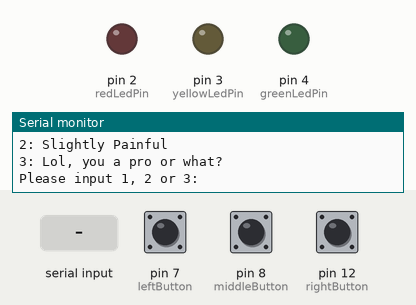
Bench run of a program on a simulated Arduino Uno, built with avr-gcc and run on an emulated ATmega328P. On the bench: output pins drawn as LEDs (lit = HIGH), the last lines printed to the serial monitor. The inputs (shaded band) are chosen by the test bench; at power-on: pin 12 (rightButton) HIGH, pin 7 (leftButton) HIGH, pin 8 (middleButton) HIGH. Random numbers use the default seed unless the program sets one.

Above: at 5.4 s.
5.5 s: "30,150\n" received over Serial
At 8.3 s:
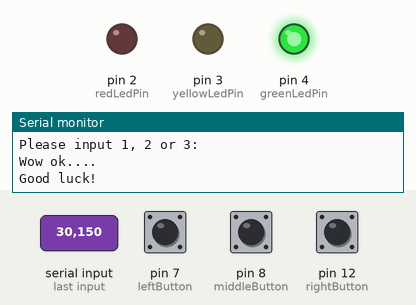
8.5 s: pin 12 (rightButton) pulsed LOW 5 times (0.12 s each, 0.3 s apart)
At 12.2 s:
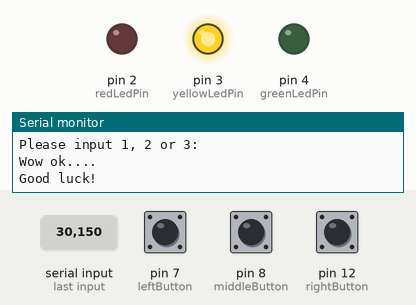
13.0 s: pin 7 (leftButton) pulled LOW for 1 s
At 13.7 s:
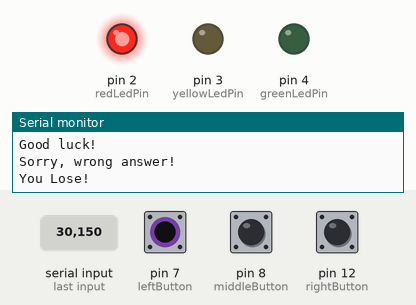
Timing chart, 0 to 16.0 s (numbered marks = the images above; inputs shaded):
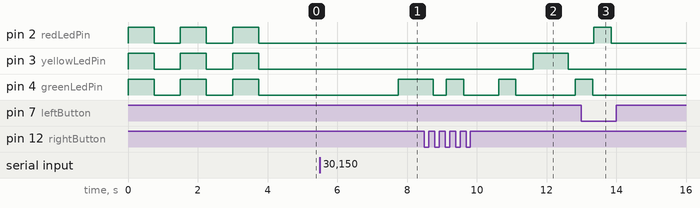

The program:

main.cpp
```cpp
#include <Arduino.h>
#include <ezButton.h>

const int redLedPin = 2;
const int yellowLedPin = 3;
const int greenLedPin = 4;


int whichLightComputer = 0; // een int die opslaat welk lampje de computer kiest en in de array opslaat
                            // rood = 1, geel = 2, groen = 3
int whichLightPlayer = 0;

int computerSequenceEasy[8] = {0, 0, 0, 0, 0, 0, 0, 0};
int playerSequenceEasy[8] = {0, 0, 0, 0, 0, 0, 0, 0};

int computerSequenceMedium[12] = {0, 0, 0, 0, 0, 0, 0, 0, 0, 0, 0, 0};
int playerSequenceMedium[12] = {0, 0, 0, 0, 0, 0, 0, 0, 0, 0, 0, 0};

int computerSequenceHard[15] = {0, 0, 0, 0, 0, 0, 0, 0, 0, 0, 0, 0, 0, 0, 0};
int playerSequenceHard[15] = {0, 0, 0, 0, 0, 0, 0, 0, 0, 0, 0, 0, 0, 0, 0};


int gameDifficulty;
int turnIndicator = 1;
bool playerHasLost = false;


int redLedState = LOW;
int yellowLedState = LOW;
int greenLedState = LOW;

ezButton leftButton(7);
ezButton middleButton(8);
ezButton rightButton(12);


void turnOnRed()
{
  digitalWrite(redLedPin, HIGH);
  redLedState = HIGH;
  delay(500);
  digitalWrite(redLedPin, LOW);
  redLedState = LOW;
  delay(500);
}
void turnOnYellow()
{
  digitalWrite(yellowLedPin, HIGH);
  yellowLedState = HIGH;
  delay(500);
  digitalWrite(yellowLedPin, LOW);
  yellowLedState = LOW;
  delay(500);
}
void turnOnGreen()
{
  digitalWrite(greenLedPin,HIGH);
  greenLedState = HIGH;
  delay(500);
  digitalWrite(greenLedPin, LOW);
  greenLedState = LOW;
  delay(500);
}


void changeRedLight()
{
  if (redLedState == LOW)
  {
    if (leftButton.isPressed())
    {
      digitalWrite(redLedPin, HIGH);
      redLedState = HIGH;
      whichLightPlayer = 1;

    }
  }
  else if (redLedState == HIGH)
  {
    if (leftButton.isPressed())
    {
      digitalWrite(redLedPin, LOW);
      redLedState = LOW;
    }
  }

}
void changeYellowLight()
{
  if (yellowLedState == LOW)
  {
    if (middleButton.isPressed())
    {
      digitalWrite(yellowLedPin, HIGH);
      yellowLedState = HIGH;
      whichLightPlayer = 2;
    }
  }
  else if (yellowLedState == HIGH)
  {
    if (middleButton.isPressed())
    {
      digitalWrite(yellowLedPin, LOW);
      yellowLedState = LOW;
    }
  }
}
void changeGreenlight()
{
  if (greenLedState == LOW)
  {
    if (rightButton.isPressed())
    {
      digitalWrite(greenLedPin, HIGH);
      greenLedState = HIGH;
      whichLightPlayer = 3;
    }
  }
  else if (greenLedState == HIGH)
  {
    if (rightButton.isPressed())
    {
      digitalWrite(greenLedPin, LOW);
      greenLedState = LOW;
    }
  }

}
void chooseRandomLight()
{
  int randomNumber = random(1, 4);

  switch(randomNumber)
  {
    case 1:
     whichLightComputer = 1;
     digitalWrite(redLedPin, HIGH);
     redLedState = HIGH;
     delay(1000);
     digitalWrite(redLedPin, LOW);
     redLedState = LOW;
     delay(200);
     break;
    case 2:
     whichLightComputer = 2;
     digitalWrite(yellowLedPin, HIGH);
     yellowLedState = HIGH;
     delay(1000);
     digitalWrite(yellowLedPin, LOW);
     yellowLedState = LOW;
     delay(200);
     break;
    case 3:
     whichLightComputer = 3;
     digitalWrite(greenLedPin, HIGH);
     greenLedState = HIGH;
     delay(1000);
     digitalWrite(greenLedPin, LOW);
     greenLedState = LOW;
     delay(200);
     break;
  }
}

void turnOffLeds()
{
  digitalWrite(redLedPin, LOW);
  digitalWrite(yellowLedPin, LOW);
  digitalWrite(greenLedPin, LOW);
  redLedState = LOW;
  yellowLedState = LOW;
  greenLedState = LOW;
}


void gameStart()
{
  digitalWrite(redLedPin, HIGH);
  digitalWrite(yellowLedPin, HIGH);
  digitalWrite(greenLedPin, HIGH);
  redLedState = HIGH;
  yellowLedState = HIGH;
  greenLedState = HIGH;
  delay(750);

  digitalWrite(redLedPin, LOW);
  digitalWrite(yellowLedPin, LOW);
  digitalWrite(greenLedPin, LOW);
  redLedState = LOW;
  yellowLedState = LOW;
  greenLedState = LOW;
  delay(750);

  digitalWrite(redLedPin, HIGH);
  digitalWrite(yellowLedPin, HIGH);
  digitalWrite(greenLedPin, HIGH);
  redLedState = HIGH;
  yellowLedState = HIGH;
  greenLedState = HIGH;
  delay(750);

  digitalWrite(redLedPin, LOW);
  digitalWrite(yellowLedPin, LOW);
  digitalWrite(greenLedPin, LOW);
  redLedState = LOW;
  yellowLedState = LOW;
  greenLedState = LOW;
  delay(750);

  digitalWrite(redLedPin, HIGH);
  digitalWrite(yellowLedPin, HIGH);
  digitalWrite(greenLedPin, HIGH);
  redLedState = HIGH;
  yellowLedState = HIGH;
  greenLedState = HIGH;
  delay(750);

  digitalWrite(redLedPin, LOW);
  digitalWrite(yellowLedPin, LOW);
  digitalWrite(greenLedPin, LOW);
  redLedState = LOW;
  yellowLedState = LOW;
  greenLedState = LOW;
  delay(750);

  Serial.println("Welcome to the game of Simon Says!");
  Serial.println("Please choose your difficulty:");
  Serial.println("1: Kids Corner.");
  Serial.println("2: Slightly Painful");
  Serial.println("3: Lol, you a pro or what?");
  Serial.println("Please input 1, 2 or 3:");

  while(Serial.available() == 0)
  {

  }
    gameDifficulty = Serial.read() - 48;

    Serial.println("Wow ok....");
    delay(750);
    Serial.println("Good luck!");


    delay(1500);


}


void computerTurnEasy()
{
 if (playerHasLost == false)
 {
  for (int i = 0; i < turnIndicator; i++)
  {

    if (computerSequenceEasy[i] > 0)
    {
      if (computerSequenceEasy[i] == 1)
      {
        turnOnRed();
      }
      else if (computerSequenceEasy[i] == 2)
      {
        turnOnYellow();
      }
      else if (computerSequenceEasy[i] == 3)
      {
        turnOnGreen();
      }
    }
    else if (computerSequenceEasy[i] == 0)
    {
      chooseRandomLight();
      computerSequenceEasy[i] = whichLightComputer;
      whichLightComputer = 0;
    }
  }


  }
}
void playerTurnEasy()
{
 if (playerHasLost == false)
 {
  for (int i = 0; i < turnIndicator; i++)
  {
    while (whichLightPlayer == 0)
    {
      leftButton.loop();
      middleButton.loop();
      rightButton.loop();


      changeRedLight();
      changeYellowLight();
      changeGreenlight();
    }
    playerSequenceEasy[i] = whichLightPlayer;

    if (playerSequenceEasy[i] != computerSequenceEasy[i])
    {
      Serial.println("Sorry, wrong answer!");
      Serial.println("You Lose!");
      playerHasLost = true;
      delay(500);
      turnOffLeds();
      break;
    }
    else if (playerSequenceEasy[i] == computerSequenceEasy[i])
    {
      whichLightPlayer = 0;
      delay(500);
      turnOffLeds();

    }
  }
delay(1000);
 }
}

void computerTurnMedium()
{
 if (playerHasLost == false)
 {
  for (int i = 0; i < turnIndicator; i++)
  {

    if (computerSequenceMedium[i] > 0)
    {
      if (computerSequenceMedium[i] == 1)
      {
        turnOnRed();
      }
      else if (computerSequenceMedium[i] == 2)
      {
        turnOnYellow();
      }
      else if (computerSequenceMedium[i] == 3)
      {
        turnOnGreen();
      }
    }
    else if (computerSequenceMedium[i] == 0)
    {
      chooseRandomLight();
      computerSequenceMedium[i] = whichLightComputer;
      whichLightComputer = 0;
    }

  }
 }
}
void playerTurnMedium()
{
 if (playerHasLost == false)
 {
  for (int i = 0; i < turnIndicator; i++)
  {
    while (whichLightPlayer == 0)
    {
      leftButton.loop();
      middleButton.loop();
      rightButton.loop();


      changeRedLight();
      changeYellowLight();
      changeGreenlight();
    }
    playerSequenceMedium[i] = whichLightPlayer;

    if (playerSequenceMedium[i] != computerSequenceMedium[i])
    {
      Serial.println("Sorry, wrong answer!");
      Serial.println("You Lose!");
      playerHasLost = true;
      delay(500);
      turnOffLeds();
      break;
    }
    else if (playerSequenceMedium[i] == computerSequenceMedium[i])
    {
      whichLightPlayer = 0;
      delay(500);
      turnOffLeds();

    }
  }
delay(1000);
 }
}

void computerTurnHard()
{
 if (playerHasLost == false)
 {
  for (int i = 0; i < turnIndicator; i++)
  {

    if (computerSequenceHard[i] > 0)
    {
      if (computerSequenceHard[i] == 1)
      {
        turnOnRed();
      }
      else if (computerSequenceHard[i] == 2)
      {
        turnOnYellow();
      }
      else if (computerSequenceHard[i] == 3)
      {
        turnOnGreen();
      }
    }
    else if (computerSequenceHard[i] == 0)
    {
      chooseRandomLight();
      computerSequenceHard[i] = whichLightComputer;
      whichLightComputer = 0;
    }

  }
 }
}
void playerTurnHard()
{
 if (playerHasLost == false)
 {
  for (int i = 0; i < turnIndicator; i++)
  {
    while (whichLightPlayer == 0)
    {
      leftButton.loop();
      middleButton.loop();
      rightButton.loop();


      changeRedLight();
      changeYellowLight();
      changeGreenlight();
    }
    playerSequenceHard[i] = whichLightPlayer;

    if (playerSequenceHard[i] != computerSequenceHard[i])
    {
      Serial.println("Sorry, wrong answer!");
      Serial.println("You Lose!");
      playerHasLost = true;
      delay(500);
      turnOffLeds();
      break;
    }
    else if (playerSequenceHard[i] == computerSequenceHard[i])
    {
      whichLightPlayer = 0;
      delay(500);
      turnOffLeds();

    }
  }
delay(1000);
 }
}

void gameSkeleton()
{
  int gameTurns;

  if (gameDifficulty == 1)
  {
    gameTurns = 8;
  }
  else if (gameDifficulty == 2)
  {
    gameTurns = 12;
  }
  else if (gameDifficulty == 3)
  {
    gameTurns = 16;
  }

  for (int i = 0; i < gameTurns; i++)
  {
    switch (gameDifficulty)
    {
      case 1:
       computerTurnEasy();
       playerTurnEasy();
       turnIndicator++;
       break;
      case 2:
       computerTurnMedium();
       playerTurnMedium();
       turnIndicator++;
       break;
      case 3:
       computerTurnHard();
       playerTurnHard();
       turnIndicator++;
       break;
    }


  }


}


void setup() {
  // put your setup code here, to run once:
  Serial.begin(9600);
  randomSeed(analogRead(A0));


  pinMode(redLedPin, OUTPUT);
  pinMode(yellowLedPin, OUTPUT);
  pinMode(greenLedPin, OUTPUT);


  leftButton.setDebounceTime(25);
  middleButton.setDebounceTime(25);
  rightButton.setDebounceTime(25);
}

void loop() {
  // put your main code here, to run repeatedly:
 if (playerHasLost == true)
 {
    Serial.println("Please reset the Arduino to play again.");
    delay(5000);
 }

 if (playerHasLost == false)
 {

  gameStart();


  if (gameDifficulty == 1)
  {
    while (playerHasLost == false)
    {
    gameSkeleton();

    }
  }

  else if (gameDifficulty == 2)
  {
    while (playerHasLost == false)
    {
    gameSkeleton();
    }
  }

  else if (gameDifficulty == 3)
  {
    while (playerHasLost == false)
    {
    gameSkeleton();
    }
  }

  else {
    Serial.println("Please enter a valid number!");
  }
 }


}
```

Measured:
- after the input at 5.5 s, pin 4 (greenLedPin): LOW → HIGH after 2.3 s
- after the input at 8.5 s, pin 3 (yellowLedPin): LOW → HIGH after 3.1 s, → LOW 1.0 s later
- after the input at 13.0 s, pin 2 (redLedPin): LOW → HIGH after 0.35 s, → LOW 0.50 s later
- by itself, pin 2 (redLedPin), pin 3 (yellowLedPin), pin 4 (greenLedPin): alternates HIGH for 0.75 s and LOW for 0.75 s, 6 changes in all, then stays LOW
